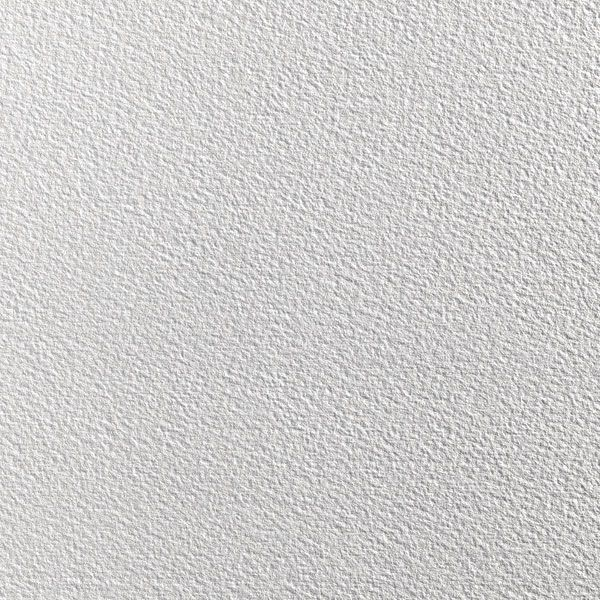
#> input picture texture/watercolor.jpg, 600 x 600 px
$ python water_color.py --input texture/watercolor.jpg
#> lines starting #> are read from the running program, lines starting #| are printed output that depends on the picture
from argparse import ArgumentParser
from math import floor

import numpy as np
from PIL import Image, ImageEnhance
from scipy.ndimage import convolve, median_filter


def read_image(filename):
    return np.asarray(Image.open(filename))

def gamma_brighten(pixels):
    pixels = pixels.astype(np.int64)
    return (pixels / 255) ** 0.5 * 255

def denoise(pixels, radius):
    pixels = pixels.astype(np.int64)
    return median_filter(pixels, size=(radius, radius), mode='nearest', axes=(0, 1))

def sharpen(pixels):
    pixels = pixels.astype(np.int64)
    kernel = np.array([[-1, -1, -1],
                       [-1, +9, -1],
                       [-1, -1, -1],])
    pixels = np.stack(
        tuple(convolve(pixels[:, :, c], kernel, mode='nearest') for c in range(3)), axis=2)
    return np.clip(pixels, a_min=0, a_max=255)

def add_texture(image, texture_path):
    texture = Image.open(texture_path)
    texture = texture.convert('L').resize(image.size)
    texture = ImageEnhance.Brightness(texture).enhance(0.7)
    texture = ImageEnhance.Contrast(texture).enhance(1.5)
    texture = texture.convert('RGB')
    textured_image = Image.blend(image, texture, alpha=0.3)
    return textured_image

def main(args):
    pixels = read_image(args.input)
#> in read_image, returned value is the input picture: shape (600, 600, 3); mean R, G, B 207.8, 206.4, 205.6
    pixels = gamma_brighten(pixels)
#> in gamma_brighten, `return (pixels / 255) ** 0.5 * 255`:
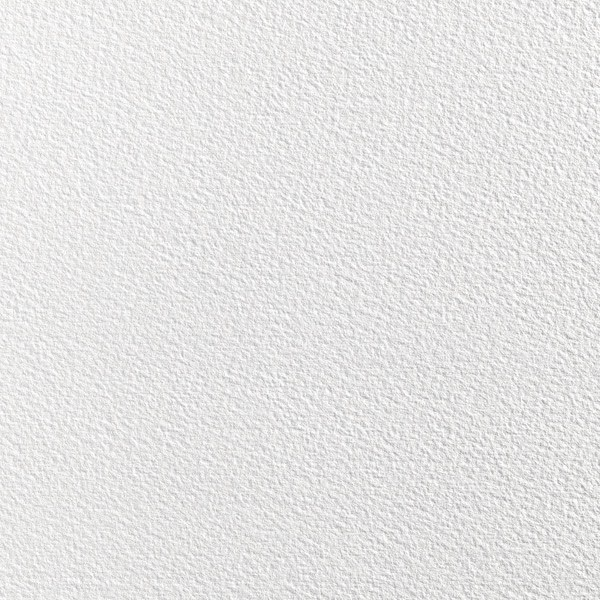
#> returned value: shape (600, 600, 3) float64; mean of channels 0, 1, 2 229.8, 229, 228.6; drawn as R, G, B

    radius = args.radius
    if radius == -1:
        radius = max(round(min(pixels.shape[0], pixels.shape[1]) * 0.0035), 2)
#> radius = 2

    for _ in range(3):
        pixels = denoise(pixels, radius)
#> this loop made 3 passes
#> pass 3, in main, `pixels = denoise(pixels, radius)`:
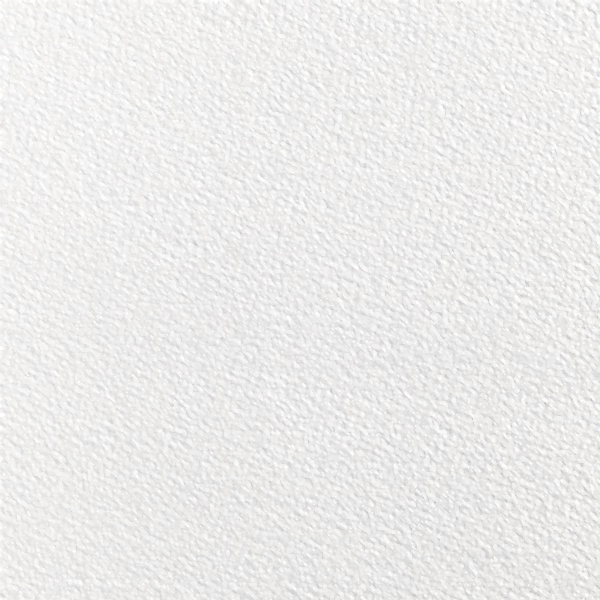
#> pixels: shape (600, 600, 3) int64; mean R, G, B 236.4, 235.6, 235.2

    pixels = sharpen(pixels)
#> in sharpen, `pixels = np.stack( tuple(convolve(pixels[:, :, c], kernel, mode='neare..`:
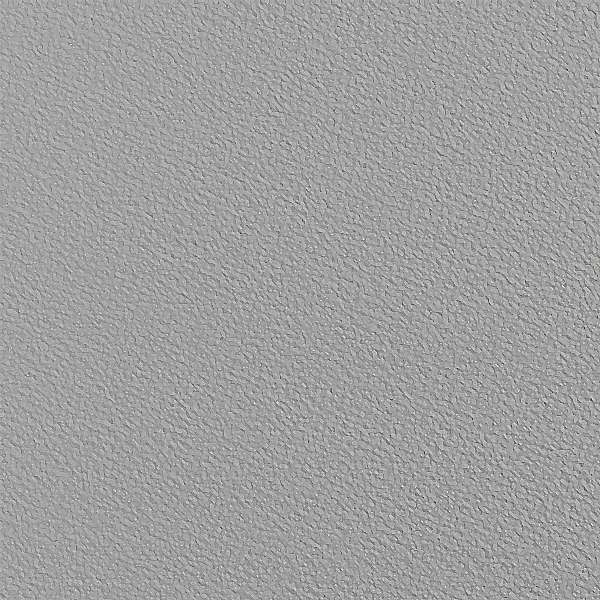
#> pixels: shape (600, 600, 3) int64; mean of channels 0, 1, 2 236.4, 235.6, 235.2; drawn with min black and max white
#> in sharpen, `return np.clip(pixels, a_min=0, a_max=255)`:
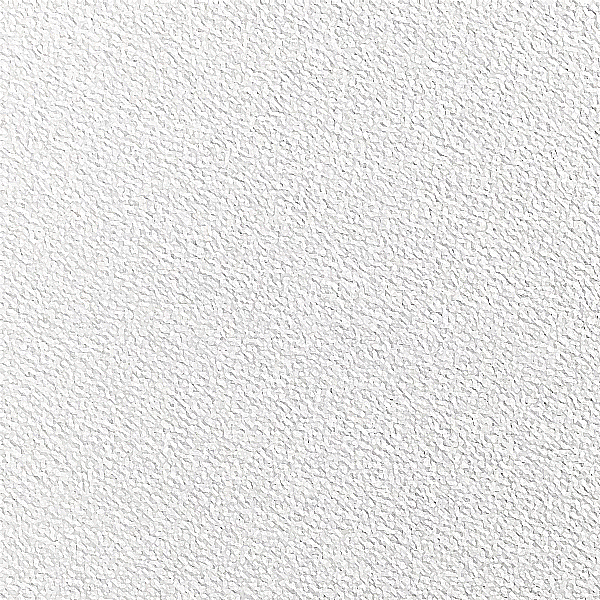
#> returned value: shape (600, 600, 3) int64; mean of channels 0, 1, 2 229.5, 228.9, 228.6; drawn as R, G, B
    pixels = denoise(pixels, 3)
#> call 4 of denoise, with radius = 3
#> in denoise (call 4), `return median_filter(pixels, size=(radius, radius), mode='nearest', ax..`:
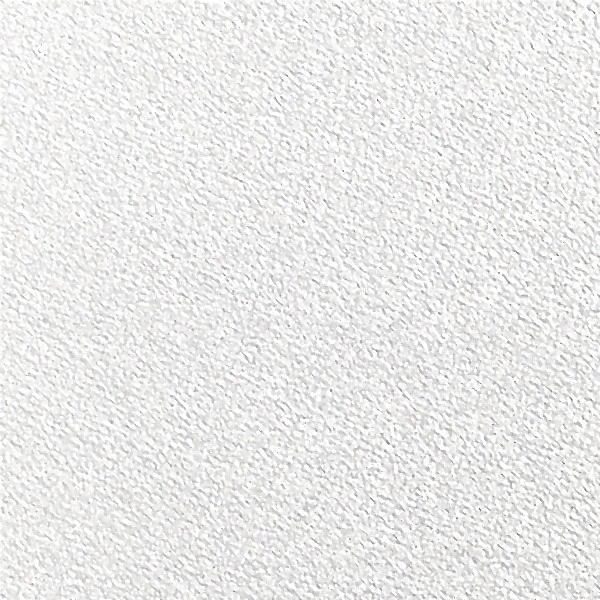
#> returned value: shape (600, 600, 3) int64; mean of channels 0, 1, 2 234.6, 234, 233.6; drawn as R, G, B

    image = Image.fromarray(np.uint8(pixels)).convert('RGB')
    image = add_texture(image, args.texture)
#> in add_texture, `texture = ImageEnhance.Brightness(texture).enhance(0.7)`:
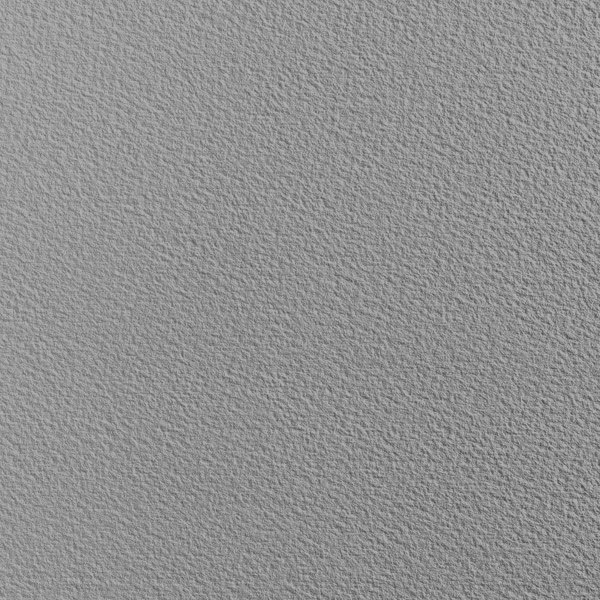
#> texture: PIL image 600x600 L; min 64, max 178, mean 144.3
#> in add_texture, `textured_image = Image.blend(image, texture, alpha=0.3)`:
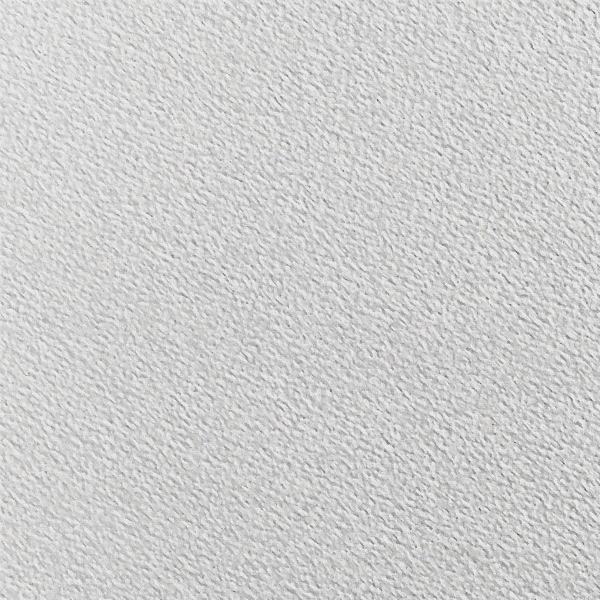
#> textured_image: PIL image 600x600 RGB; mean R, G, B 207.1, 206.6, 206.4
    image.save(args.output)
    print(f'The output image saved at {args.output}')


if __name__ == '__main__':
    parser = ArgumentParser()
    parser.add_argument('--input', type=str, required=True)
    parser.add_argument('--output', type=str, default='output.jpg')
    parser.add_argument('--radius', type=int, default=-1)
    parser.add_argument('--texture', type=str, default='texture/watercolor.jpg')
    args = parser.parse_args()
    main(args)
